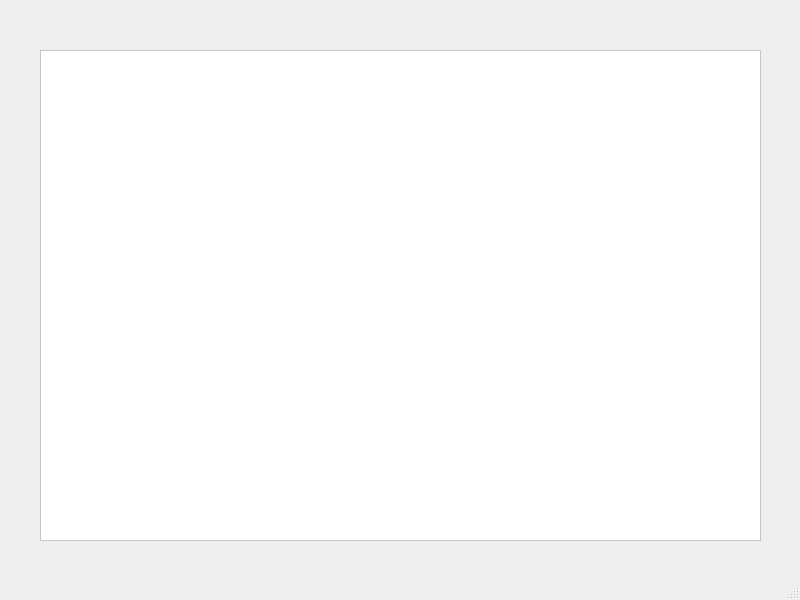
<?xml version="1.0" encoding="UTF-8"?>
<ui version="4.0">
 <class>DisplayEmp</class>
 <widget class="QMainWindow" name="DisplayEmp">
  <property name="geometry">
   <rect>
    <x>0</x>
    <y>0</y>
    <width>800</width>
    <height>600</height>
   </rect>
  </property>
  <property name="windowTitle">
   <string>MainWindow</string>
  </property>
  <widget class="QWidget" name="centralwidget">
   <widget class="QTableView" name="tableView">
    <property name="geometry">
     <rect>
      <x>40</x>
      <y>50</y>
      <width>721</width>
      <height>491</height>
     </rect>
    </property>
    <property name="autoFillBackground">
     <bool>true</bool>
    </property>
    <property name="styleSheet">
     <string notr="true">background-color:white;
color:black;</string>
    </property>
    <property name="lineWidth">
     <number>1</number>
    </property>
    <property name="editTriggers">
     <set>QAbstractItemView::NoEditTriggers</set>
    </property>
    <property name="dragDropOverwriteMode">
     <bool>false</bool>
    </property>
    <property name="gridStyle">
     <enum>Qt::SolidLine</enum>
    </property>
    <attribute name="horizontalHeaderVisible">
     <bool>true</bool>
    </attribute>
    <attribute name="horizontalHeaderCascadingSectionResizes">
     <bool>false</bool>
    </attribute>
    <attribute name="verticalHeaderVisible">
     <bool>true</bool>
    </attribute>
   </widget>
  </widget>
  <widget class="QMenuBar" name="menubar">
   <property name="geometry">
    <rect>
     <x>0</x>
     <y>0</y>
     <width>800</width>
     <height>20</height>
    </rect>
   </property>
  </widget>
  <widget class="QStatusBar" name="statusbar"/>
 </widget>
 <resources/>
 <connections/>
</ui>
